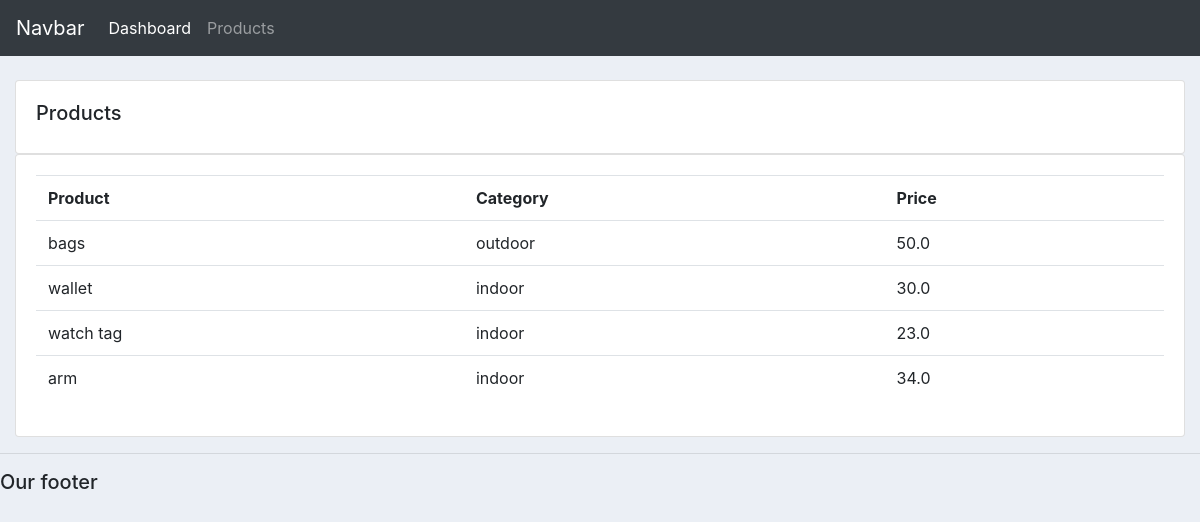
Page /products on the committed database.
### ourapp/models.py (models this page shows, shortened)
class Product(models.Model):
     CATEGORY=(('indoor','indoor'),('outdoor','outdoor'))
     name=models.CharField(max_length=200,null=True)
     price=models.FloatField(null=True)
     category=models.CharField(max_length=200,null=True,choices=CATEGORY)
     description=models.CharField(max_length=200,null=True)
     date_created=models.DateTimeField(max_length=200,null=True)
     tags=models.ManyToManyField(Tag)

### ourapp/views.py (the view)
# urls.py: path('products',views.products,name='products'),
def products(request):
    products= Product.objects.all()
    return render(request,'accounts/products.html',{'products':products})

### templates/accounts/products.html
{%  extends 'accounts/main.html' %}
{% block content %}
		<br>
		<div class="row">
			<div class="col-md">
				<div class="card card-body">
					<h5>Products</h5>
				</div>
				<div class="card card-body">
					<table class="table">
						<tr>
							<th>Product</th>
							<th>Category</th>
							<th>Price</th>
						</tr>
				 {%for product in products%}
					<tr>
						<td>{{product.name}}</td>
						<td>{{product.category}} </td>
						<td>{{product.price}} </td>
					</tr>
				 {% endfor %}
					</table>
				</div>
			</div>
		</div>
{% endblock content %}

### templates/accounts/main.html (style rules this page uses)
body { background-color: #ebeff5; }

### rows in the picture
Product: name "bags", category "outdoor", price "50.0"
Product: name "wallet", category "indoor", price "30.0"
Product: name "watch tag", category "indoor", price "23.0"
Product: name "arm", category "indoor", price "34.0"
